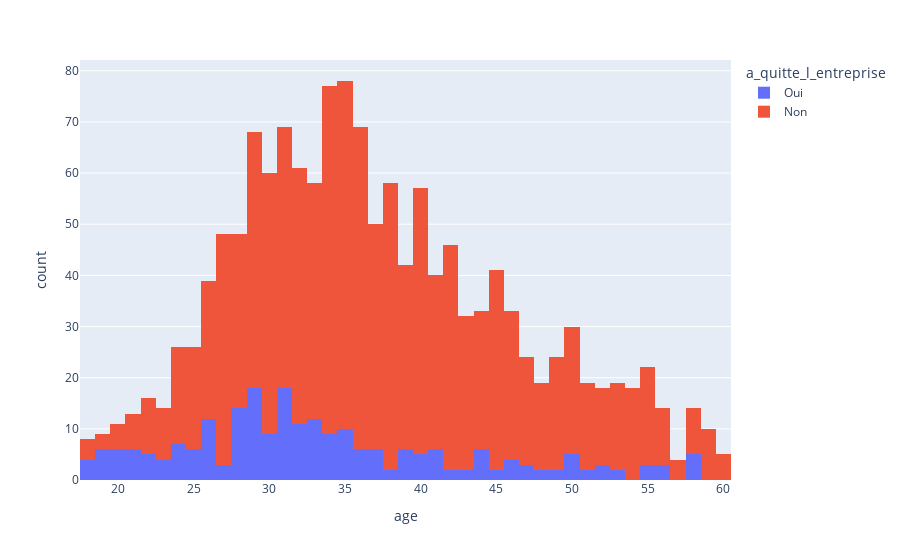

Here is the notebook cell this chart was saved with:
### Markdown cell above
* On remarque quelques valeurs extrêmes, elles semblent normales avec les petites analyses que nous avons réalisé dans l'étape précédente. On peut le confirmer en regardant via une méthode statistique plus poussée.

### Code cell
fig13 = px.histogram(
    donnees_features, x='age', color ='a_quitte_l_entreprise'
)
fig13.show()

### Figure 1 — Plotly figure (JSON) as saved in the notebook; plotly's stock layout.template omitted (floating-point values rounded to 4 significant figures; data arrays with more than 128 entries replaced by an {"elided": "..."} marker saying what was removed)
{"data": [{"bingroup": "x", "hovertemplate": "a_quitte_l_entreprise=Oui<br>age=%{x}<br>count=%{y}<extra></extra>", "legendgroup": "Oui", "marker": {"color": "#636efa", "pattern": {"shape": ""}}, "name": "Oui", "orientation": "v", "showlegend": true, "type": "histogram", "x": {"elided": "237 int values"}, "xaxis": "x", "yaxis": "y"}, {"bingroup": "x", "hovertemplate": "a_quitte_l_entreprise=Non<br>age=%{x}<br>count=%{y}<extra></extra>", "legendgroup": "Non", "marker": {"color": "#EF553B", "pattern": {"shape": ""}}, "name": "Non", "orientation": "v", "showlegend": true, "type": "histogram", "x": {"elided": "1233 int values"}, "xaxis": "x", "yaxis": "y"}], "layout": {"barmode": "relative", "legend": {"title": {"text": "a_quitte_l_entreprise"}, "tracegroupgap": 0}, "margin": {"t": 60}, "xaxis": {"anchor": "y", "domain": [0, 1], "title": {"text": "age"}}, "yaxis": {"anchor": "x", "domain": [0, 1], "title": {"text": "count"}}}}
